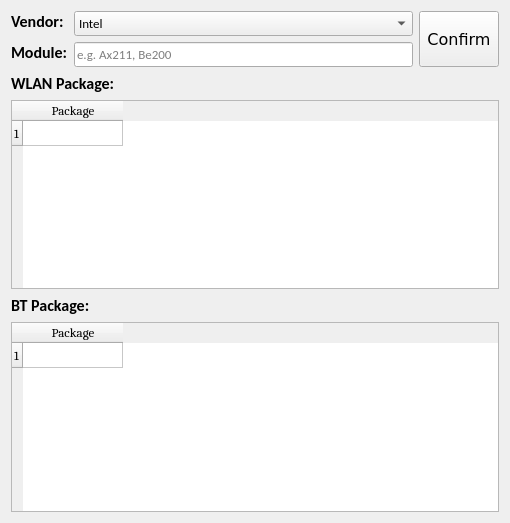
<?xml version="1.0" encoding="UTF-8"?>
<ui version="4.0">
 <class>wlanbt_select_Form</class>
 <widget class="QWidget" name="wlanbt_select_Form">
  <property name="geometry">
   <rect>
    <x>0</x>
    <y>0</y>
    <width>510</width>
    <height>523</height>
   </rect>
  </property>
  <property name="windowTitle">
   <string>WlanBT Select and Save</string>
  </property>
  <layout class="QGridLayout" name="gridLayout_6">
   <item row="0" column="0">
    <layout class="QGridLayout" name="gridLayout_5">
     <item row="0" column="0">
      <layout class="QHBoxLayout" name="horizontalLayout">
       <item>
        <layout class="QFormLayout" name="formLayout">
         <item row="0" column="0">
          <widget class="QLabel" name="label_vendor">
           <property name="sizePolicy">
            <sizepolicy hsizetype="Fixed" vsizetype="Fixed">
             <horstretch>0</horstretch>
             <verstretch>0</verstretch>
            </sizepolicy>
           </property>
           <property name="font">
            <font>
             <family>Calibri</family>
             <pointsize>12</pointsize>
             <weight>75</weight>
             <bold>true</bold>
            </font>
           </property>
           <property name="text">
            <string>Vendor:</string>
           </property>
          </widget>
         </item>
         <item row="0" column="1">
          <widget class="QComboBox" name="comboBox_vender_select">
           <property name="sizePolicy">
            <sizepolicy hsizetype="Preferred" vsizetype="Preferred">
             <horstretch>0</horstretch>
             <verstretch>0</verstretch>
            </sizepolicy>
           </property>
           <property name="font">
            <font>
             <family>Calibri</family>
             <pointsize>10</pointsize>
            </font>
           </property>
           <item>
            <property name="text">
             <string>Intel</string>
            </property>
           </item>
           <item>
            <property name="text">
             <string>Azwave-MTK</string>
            </property>
           </item>
           <item>
            <property name="text">
             <string>Azwave-RTK</string>
            </property>
           </item>
           <item>
            <property name="text">
             <string>Liteon-RTK</string>
            </property>
           </item>
           <item>
            <property name="text">
             <string>Liteon-Qualc</string>
            </property>
           </item>
          </widget>
         </item>
         <item row="1" column="0">
          <widget class="QLabel" name="label_module">
           <property name="sizePolicy">
            <sizepolicy hsizetype="Fixed" vsizetype="Fixed">
             <horstretch>0</horstretch>
             <verstretch>0</verstretch>
            </sizepolicy>
           </property>
           <property name="font">
            <font>
             <family>Calibri</family>
             <pointsize>12</pointsize>
             <weight>75</weight>
             <bold>true</bold>
            </font>
           </property>
           <property name="text">
            <string>Module:</string>
           </property>
          </widget>
         </item>
         <item row="1" column="1">
          <widget class="QLineEdit" name="lineEdit_module_name">
           <property name="sizePolicy">
            <sizepolicy hsizetype="Preferred" vsizetype="Preferred">
             <horstretch>0</horstretch>
             <verstretch>0</verstretch>
            </sizepolicy>
           </property>
           <property name="font">
            <font>
             <family>Calibri</family>
             <pointsize>10</pointsize>
            </font>
           </property>
           <property name="placeholderText">
            <string>e.g. Ax211, Be200</string>
           </property>
          </widget>
         </item>
        </layout>
       </item>
       <item>
        <layout class="QGridLayout" name="gridLayout">
         <item row="0" column="0">
          <widget class="QPushButton" name="pushButton_wlanbt_confirm">
           <property name="sizePolicy">
            <sizepolicy hsizetype="Fixed" vsizetype="Preferred">
             <horstretch>0</horstretch>
             <verstretch>0</verstretch>
            </sizepolicy>
           </property>
           <property name="font">
            <font>
             <family>Verdana</family>
             <pointsize>12</pointsize>
            </font>
           </property>
           <property name="text">
            <string>Confirm</string>
           </property>
          </widget>
         </item>
        </layout>
       </item>
      </layout>
     </item>
     <item row="1" column="0">
      <layout class="QGridLayout" name="gridLayout_4">
       <item row="0" column="0">
        <layout class="QGridLayout" name="gridLayout_2">
         <item row="0" column="0">
          <widget class="QLabel" name="label_wlan_package">
           <property name="font">
            <font>
             <family>Calibri</family>
             <pointsize>12</pointsize>
             <weight>75</weight>
             <bold>true</bold>
            </font>
           </property>
           <property name="text">
            <string>WLAN Package:</string>
           </property>
          </widget>
         </item>
         <item row="1" column="0">
          <widget class="QTableWidget" name="tableWidget_wlan_package_select">
           <property name="font">
            <font>
             <family>Caladea</family>
             <pointsize>10</pointsize>
            </font>
           </property>
           <property name="sizeAdjustPolicy">
            <enum>QAbstractScrollArea::AdjustIgnored</enum>
           </property>
           <property name="editTriggers">
            <set>QAbstractItemView::NoEditTriggers</set>
           </property>
           <property name="textElideMode">
            <enum>Qt::ElideRight</enum>
           </property>
           <attribute name="verticalHeaderDefaultSectionSize">
            <number>25</number>
           </attribute>
           <attribute name="verticalHeaderHighlightSections">
            <bool>true</bool>
           </attribute>
           <attribute name="verticalHeaderMinimumSectionSize">
            <number>20</number>
           </attribute>
           <row>
            <property name="text">
             <string>1</string>
            </property>
            <property name="font">
             <font>
              <family>Calibri</family>
             </font>
            </property>
           </row>
           <column>
            <property name="text">
             <string>Package</string>
            </property>
            <property name="font">
             <font>
              <family>Calibri</family>
             </font>
            </property>
           </column>
           <item row="0" column="0">
            <property name="font">
             <font>
              <family>Calibri</family>
              <pointsize>12</pointsize>
             </font>
            </property>
           </item>
          </widget>
         </item>
        </layout>
       </item>
       <item row="1" column="0">
        <layout class="QGridLayout" name="gridLayout_3">
         <item row="0" column="0">
          <widget class="QLabel" name="label_bt_package">
           <property name="font">
            <font>
             <family>Calibri</family>
             <pointsize>12</pointsize>
             <weight>75</weight>
             <bold>true</bold>
            </font>
           </property>
           <property name="text">
            <string>BT Package:</string>
           </property>
          </widget>
         </item>
         <item row="1" column="0">
          <widget class="QTableWidget" name="tableWidget_bt_package_select">
           <property name="font">
            <font>
             <family>Caladea</family>
             <pointsize>10</pointsize>
            </font>
           </property>
           <property name="sizeAdjustPolicy">
            <enum>QAbstractScrollArea::AdjustIgnored</enum>
           </property>
           <property name="editTriggers">
            <set>QAbstractItemView::NoEditTriggers</set>
           </property>
           <property name="textElideMode">
            <enum>Qt::ElideRight</enum>
           </property>
           <attribute name="verticalHeaderDefaultSectionSize">
            <number>25</number>
           </attribute>
           <attribute name="verticalHeaderHighlightSections">
            <bool>true</bool>
           </attribute>
           <attribute name="verticalHeaderMinimumSectionSize">
            <number>20</number>
           </attribute>
           <row>
            <property name="text">
             <string>1</string>
            </property>
            <property name="font">
             <font>
              <family>Calibri</family>
             </font>
            </property>
           </row>
           <column>
            <property name="text">
             <string>Package</string>
            </property>
            <property name="font">
             <font>
              <family>Calibri</family>
             </font>
            </property>
           </column>
           <item row="0" column="0">
            <property name="font">
             <font>
              <family>Calibri</family>
              <pointsize>12</pointsize>
             </font>
            </property>
           </item>
          </widget>
         </item>
        </layout>
       </item>
      </layout>
     </item>
    </layout>
   </item>
  </layout>
 </widget>
 <resources/>
 <connections/>
</ui>
